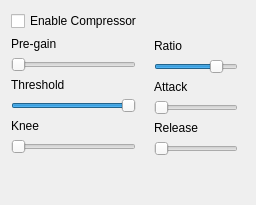
      <widget class="QWidget" name="comp">
       <property name="whatsThis">
        <string>&lt;html&gt;&lt;head/&gt;&lt;body&gt;&lt;p&gt;&lt;span style=&quot; font-weight:600; text-decoration: underline;&quot;&gt;Dynamic range compression&lt;/span&gt;&lt;/p&gt;&lt;p&gt;&lt;span style=&quot; font-weight:600;&quot;&gt;Threshold:&lt;/span&gt; The threshold control sets the level at which the compression effect is engaged. Only when a level passes above the threshold will it be compressed. If the threshold level is set at say -10 dB, only signal peaks that extend above that level will be compressed. The rest of the time, no compression will be taking place.&lt;/p&gt;&lt;p&gt;&lt;span style=&quot; font-weight:600;&quot;&gt;Knee:&lt;/span&gt; The “knee” refers to how the compressor transitions between the non-compressed and compressed states of an audio signal running through it.&lt;/p&gt;&lt;p&gt;&lt;span style=&quot; font-weight:600;&quot;&gt;Attack Time: &lt;/span&gt;This refers to the time it takes for the signal to become fully compressed after exceeding the threshold level. &lt;/p&gt;&lt;p&gt;&lt;span style=&quot; font-weight:600;&quot;&gt;Release Time: &lt;/span&gt;This is literally the opposite of attack time. More specifically, it is the time it takes for the signal to go from the compressed — or attenuated — state back to the original non-compressed signal. Release times will be considerably longer than attack times.&lt;br/&gt;Normal compressor operation will be to set the release time to be as short as possible without producing a &amp;quot;pumping&amp;quot; effect, which is caused by cyclic activation and deactivation of compression. For example, if the release time is set too short and the compressor is cycling between active and non-active, your dominant signal — usually the bass guitar and bass drum — will also modulate your noise floor, resulting in a distinct &amp;quot;breathing&amp;quot; effect.&lt;/p&gt;&lt;p&gt;&lt;span style=&quot; font-weight:600;&quot;&gt;Compression Ratio: &lt;/span&gt;Often misunderstood, compression ratio simply specifies the amount of attenuation to be applied to the signal.&lt;/p&gt;&lt;p&gt;&lt;span style=&quot; font-style:italic;&quot;&gt;Source: &lt;/span&gt;&lt;a href=&quot;http://uaudio.de&quot;&gt;&lt;span style=&quot; font-style:italic; text-decoration: underline; color:#007af4;&quot;&gt;http://uaudio.de&lt;/span&gt;&lt;/a&gt;&lt;/p&gt;&lt;/body&gt;&lt;/html&gt;</string>
       </property>
       <attribute name="title">
        <string>Compressor</string>
       </attribute>
       <layout class="QHBoxLayout" name="horizontalLayout_17">
        <item>
         <layout class="QVBoxLayout" name="verticalLayout_31">
          <property name="rightMargin">
           <number>0</number>
          </property>
          <item>
           <layout class="QHBoxLayout" name="horizontalLayout_16">
            <item>
             <widget class="QCheckBox" name="enable_comp">
              <property name="text">
               <string>Enable Compressor</string>
              </property>
             </widget>
            </item>
           </layout>
          </item>
          <item>
           <layout class="QVBoxLayout" name="verticalLayout_4">
            <property name="spacing">
             <number>6</number>
            </property>
            <property name="leftMargin">
             <number>0</number>
            </property>
            <property name="rightMargin">
             <number>6</number>
            </property>
            <property name="bottomMargin">
             <number>0</number>
            </property>
            <item>
             <widget class="QLabel" name="comp_thres_label">
              <property name="text">
               <string>Pre-gain</string>
              </property>
             </widget>
            </item>
            <item>
             <widget class="QSlider" name="comp_pregain">
              <property name="minimumSize">
               <size>
                <width>0</width>
                <height>14</height>
               </size>
              </property>
              <property name="maximum">
               <number>24</number>
              </property>
              <property name="orientation">
               <enum>Qt::Horizontal</enum>
              </property>
              <property name="tickPosition">
               <enum>QSlider::NoTicks</enum>
              </property>
             </widget>
            </item>
            <item>
             <widget class="QLabel" name="comp_ratio_label">
              <property name="text">
               <string>Threshold</string>
              </property>
             </widget>
            </item>
            <item>
             <widget class="QSlider" name="comp_thres">
              <property name="sizePolicy">
               <sizepolicy hsizetype="Expanding" vsizetype="Fixed">
                <horstretch>0</horstretch>
                <verstretch>0</verstretch>
               </sizepolicy>
              </property>
              <property name="minimumSize">
               <size>
                <width>0</width>
                <height>14</height>
               </size>
              </property>
              <property name="minimum">
               <number>-60</number>
              </property>
              <property name="maximum">
               <number>0</number>
              </property>
              <property name="orientation">
               <enum>Qt::Horizontal</enum>
              </property>
              <property name="tickPosition">
               <enum>QSlider::NoTicks</enum>
              </property>
             </widget>
            </item>
            <item>
             <widget class="QLabel" name="label_6">
              <property name="text">
               <string>Knee</string>
              </property>
             </widget>
            </item>
            <item>
             <widget class="QSlider" name="comp_knee">
              <property name="maximum">
               <number>40</number>
              </property>
              <property name="orientation">
               <enum>Qt::Horizontal</enum>
              </property>
             </widget>
            </item>
           </layout>
          </item>
          <item>
           <spacer name="verticalSpacer_13">
            <property name="orientation">
             <enum>Qt::Vertical</enum>
            </property>
            <property name="sizeHint" stdset="0">
             <size>
              <width>20</width>
              <height>40</height>
             </size>
            </property>
           </spacer>
          </item>
         </layout>
        </item>
        <item>
         <layout class="QVBoxLayout" name="verticalLayout_32">
          <property name="rightMargin">
           <number>7</number>
          </property>
          <item>
           <spacer name="verticalSpacer_15">
            <property name="orientation">
             <enum>Qt::Vertical</enum>
            </property>
            <property name="sizeType">
             <enum>QSizePolicy::Fixed</enum>
            </property>
            <property name="sizeHint" stdset="0">
             <size>
              <width>20</width>
              <height>28</height>
             </size>
            </property>
           </spacer>
          </item>
          <item>
           <layout class="QVBoxLayout" name="verticalLayout_5">
            <property name="leftMargin">
             <number>6</number>
            </property>
            <property name="rightMargin">
             <number>0</number>
            </property>
            <property name="bottomMargin">
             <number>0</number>
            </property>
            <item>
             <widget class="QLabel" name="label_5">
              <property name="text">
               <string>Ratio</string>
              </property>
             </widget>
            </item>
            <item>
             <widget class="QSlider" name="comp_ratio">
              <property name="minimum">
               <number>-20</number>
              </property>
              <property name="maximum">
               <number>20</number>
              </property>
              <property name="value">
               <number>12</number>
              </property>
              <property name="orientation">
               <enum>Qt::Horizontal</enum>
              </property>
             </widget>
            </item>
            <item>
             <widget class="QLabel" name="label_7">
              <property name="text">
               <string>Attack</string>
              </property>
             </widget>
            </item>
            <item>
             <widget class="QSlider" name="comp_attack">
              <property name="maximum">
               <number>100</number>
              </property>
              <property name="orientation">
               <enum>Qt::Horizontal</enum>
              </property>
             </widget>
            </item>
            <item>
             <widget class="QLabel" name="label_8">
              <property name="text">
               <string>Release</string>
              </property>
             </widget>
            </item>
            <item>
             <widget class="QSlider" name="comp_release">
              <property name="maximum">
               <number>100</number>
              </property>
              <property name="orientation">
               <enum>Qt::Horizontal</enum>
              </property>
             </widget>
            </item>
           </layout>
          </item>
          <item>
           <spacer name="verticalSpacer_14">
            <property name="orientation">
             <enum>Qt::Vertical</enum>
            </property>
            <property name="sizeHint" stdset="0">
             <size>
              <width>20</width>
              <height>30</height>
             </size>
            </property>
           </spacer>
          </item>
         </layout>
        </item>
       </layout>
      </widget>
